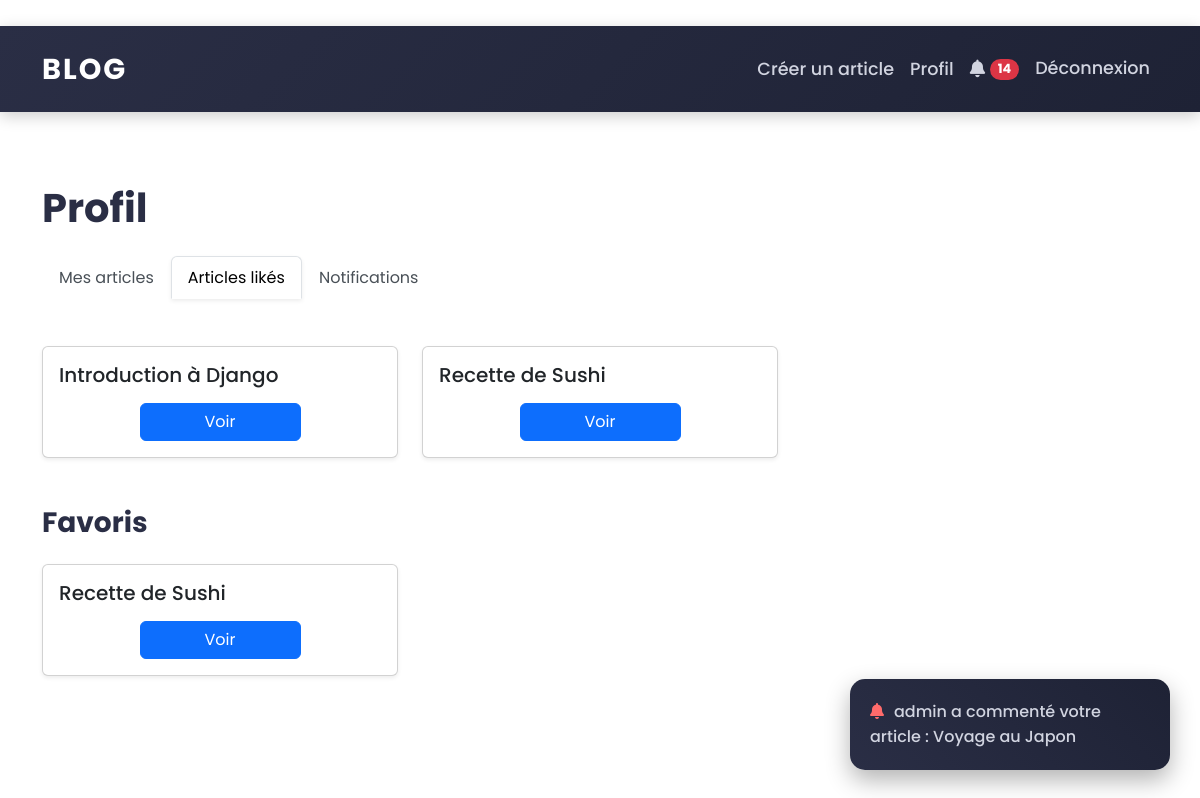
Screenshot of /profile/?tab=likes (signed in) with the database file from the repository.
### blog/models.py (models this page shows, shortened)
class Article(models.Model):
    title = models.CharField(max_length=200)
    content = models.TextField()
    author = models.ForeignKey(User, on_delete=models.CASCADE)
    category = models.ForeignKey(Category, on_delete=models.SET_NULL, null=True)
    tags = models.ManyToManyField(Tag)
    created_at = models.DateTimeField(auto_now_add=True)
    updated_at = models.DateTimeField(auto_now=True)
    views = models.PositiveIntegerField(default=0)
    likes = models.ManyToManyField(User, related_name='liked_articles', blank=True)

class Favorite(models.Model):
    user = models.ForeignKey(User, on_delete=models.CASCADE)
    article = models.ForeignKey(Article, on_delete=models.CASCADE)
    class Meta:
        unique_together = ('user', 'article')

### blog/views.py (the view)
# urls.py: path('profile/', views.user_profile, name='profile'),
@login_required
def user_profile(request):
    tab = request.GET.get('tab', 'articles')
    notifications = Notification.objects.filter(user=request.user).order_by('-created_at')
    if tab == 'likes':
        articles = request.user.liked_articles.all()
    elif tab == 'notifications':
        articles = []  # Pas d'articles dans cet onglet
    else:
        articles = Article.objects.filter(author=request.user)
    favorites = Favorite.objects.filter(user=request.user).select_related('article')
    unread_notifications = notifications.filter(is_read=False).count()
    return render(request, 'blog/profile.html', {
        'articles': articles,
        'favorites': favorites,
        'notifications': notifications,
        'tab': tab,
        'unread_notifications': unread_notifications,
    })

### blog/templates/blog/profile.html (shortened to what this page needs)
﻿{% extends 'blog/base.html' %}
{% block content %}
    <div class="container py-5">
        <h1 class="mb-4 fw-bold">Profil</h1>
        <ul class="nav nav-tabs mb-5 border-bottom-0">
            <li class="nav-item">
                <a class="nav-link {% if tab == 'articles' %}active bg-white shadow-sm{% endif %} rounded-top"
                   href="?tab=articles">Mes articles</a>
            </li>
            <li class="nav-item">
                <a class="nav-link {% if tab == 'likes' %}active bg-white shadow-sm{% endif %} rounded-top"
                   href="?tab=likes">Articles likés</a>
            </li>
            <li class="nav-item">
                <a class="nav-link {% if tab == 'notifications' %}active bg-white shadow-sm{% endif %} rounded-top"
                   href="?tab=notifications">Notifications</a>
            </li>
        </ul>
        {% if tab != 'notifications' %}
            <div class="row g-4 mb-5">
                {% for article in articles %}
                    <div class="col-md-4">
                        <div class="card h-100 shadow-sm hover-shadow transition-all">
                            <div class="card-body d-flex flex-column">
                                <h5 class="card-title mb-3">{{ article.title|truncatechars:50 }}</h5>
                                <a href="{% url 'article_detail' article.id %}"
                                   class="btn btn-primary mt-auto w-50 align-self-center">Voir</a>
                            </div>
                        </div>
                    </div>
                {% empty %}
                    <div class="col-12">
                        <p class="text-muted text-center py-4">Aucun article disponible.</p>
                    </div>
                {% endfor %}
            </div>
            <h3 class="mb-4 fw-bold">Favoris</h3>
            <div class="row g-4">
                {% for favorite in favorites %}
                    <div class="col-md-4">
                        <div class="card h-100 shadow-sm hover-shadow transition-all">
                            <div class="card-body d-flex flex-column">
                                <h5 class="card-title mb-3">{{ favorite.article.title|truncatechars:50 }}</h5>
                                <a href="{% url 'article_detail' favorite.article.id %}"
                                   class="btn btn-primary mt-auto w-50 align-self-center">Voir</a>
                            </div>
                        </div>
                    </div>
                {% empty %}
                    <div class="col-12">
                        <p class="text-muted text-center py-4">Aucun article en favori.</p>
                    </div>
                {% endfor %}
            </div>
        {% endif %}
    </div>
{% endblock %}

### blog/templates/blog/profile.html (style rules this page uses)
.transition-all { transition: all 0.2s ease-in-out; }
.nav-tabs .nav-link { color: #495057; }

### blog/templates/blog/base.html (style rules this page uses)
* { margin: 0; padding: 0; box-sizing: border-box; font-family: 'Poppins', sans-serif; }
body { background: #fff; color: #2a2e45; line-height: 1.6; overflow-x: hidden; }

### rows the page displays
Article: title "Introduction à Django"
Article: title "Recette de Sushi"
Favorite: article "Recette de Sushi"

### other values shown
{{ unread_notifications }} "14"
